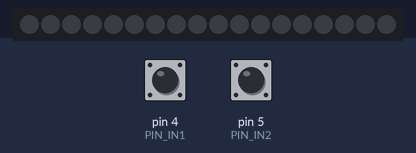
A sketch run on a simulated Arduino Uno, built with avr-gcc and run on an emulated ATmega328P. Parts: 18 RGB LEDs in strip order, left to right. The test bench sets the inputs (shaded band); at power-on: pin 4 (PIN_IN1) HIGH, pin 5 (PIN_IN2) HIGH. Dim RGB values are drawn brighter than linear; random numbers use the default seed unless the sketch sets one.

Above: at 1.2 s.
1.3 s: pin 4 (PIN_IN1) pulled LOW for 0.15 s
At 1.75 s:
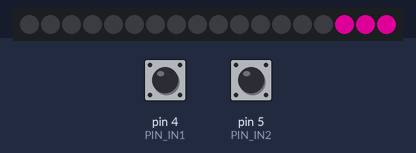
2.0 s: pin 5 (PIN_IN2) pulled LOW for 3.2 s
At 3.25 s:
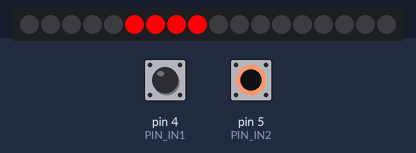
5.8 s: pin 4 (PIN_IN1) pulled LOW for 3.2 s
At 6.86 s:
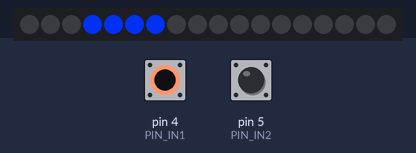
9.6 s: pin 5 (PIN_IN2) pulled LOW for 1 s
At 10.47 s:
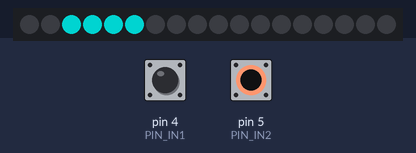
11.2 s: pin 4 (PIN_IN1) pulled LOW for 1 s
At 11.97 s:
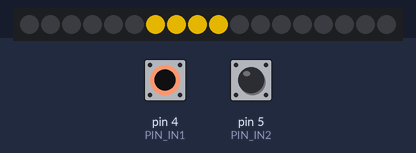
12.8 s: pin 5 (PIN_IN2) pulled LOW for 1 s
At 13.47 s:
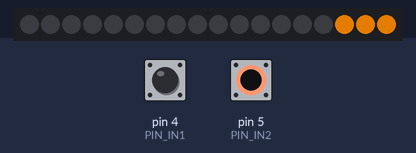
Timing chart, 0 to 15.8 s (numbered marks = the images above; inputs shaded):
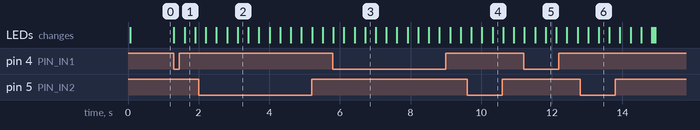

The sketch:

Tail_lamp_blitz.ino
```cpp
#include "FastLED.h"

#define PIN_IN1 4
#define PIN_IN2 5
#define DATA_PIN 8
#define NUM_LEDS 18
#define LENGTH_SIGN 4
#define SPEED_SIGN 200
#define SPEED_OUT 1000

#define BLITZ 0
#define RIGHT 1
#define LEFT 2
#define HAZARD 3

CRGB leds[NUM_LEDS];
void setup() {
  // put your setup code here, to run once:
  Serial.begin(115200);
  pinMode(PIN_IN1, INPUT_PULLUP);
  pinMode(PIN_IN2, INPUT_PULLUP);
  FastLED.addLeds<WS2811, DATA_PIN, RGB>(leds, NUM_LEDS);

}

void loop() {
  // put your main code here, to run repeatedly:
  if (readIn() == HAZARD)
    hazard();
  else if (readIn() == RIGHT)
    rightSign();
  else if (readIn() == LEFT)
    leftSign();
  else
    blitz();
}
byte readIn() {
  if ((!digitalRead(PIN_IN1)) && (!digitalRead(PIN_IN2)))
    return HAZARD;
  else if (!digitalRead(PIN_IN1))
    return RIGHT;
  else if (!digitalRead(PIN_IN2))
    return LEFT;
  else
    return BLITZ;
}
void blitz() {
  byte chsv[3] = {random(0, 256), 255, 255};
  set_all_led(chsv);
  FastLED.show();
  for (int i = 0; i < 60; i++) {
    if (readIn() != BLITZ) {
      break;
    }
    delay(1);
  }
  chsv[2] = 0;
  set_all_led(chsv);
  FastLED.show();
  int r = random(1500, 4000);
  for (int i = 0; i < r; i++) {
    if (readIn() != BLITZ) {
      break;
    }
    delay(1);
  }
}
void hazard() {
  byte chsv[3] = {random(0, 256), 255, 255};
  int i = (NUM_LEDS / 2);
  int t = 0;
  int j = (NUM_LEDS / 2) - 1;
  while (1)
  {
    if (readIn() != HAZARD)
    {
      if (t > SPEED_OUT) {
        FastLED.clear();
        FastLED.show();
        break;
      }
    }
    else
    {
      t = 0;
    }
    chsv[2] = 0;
    set_led(j-LENGTH_SIGN, chsv);
    set_led(i+LENGTH_SIGN, chsv);
    chsv[2] = 255;
    for (byte side = (NUM_LEDS / 2) - (LENGTH_SIGN / 2); side < (NUM_LEDS / 2) + (LENGTH_SIGN / 2); side++) {
      set_led(side, chsv);
    }
    set_led(j, chsv);
    set_led(i, chsv);
    FastLED.show();
    for (int x = 0; x < 25; x++)
    {
      t++;
      delay(1);
    }
    j++;
    i--;
    if (j >= NUM_LEDS + LENGTH_SIGN) {
      chsv[0] = random(0, 256);
      j = (NUM_LEDS / 2) - 1;
      i = (NUM_LEDS / 2);
    }
  }

}
void rightSign() {
  byte chsv[3] = {random(0, 256), 255, 255};
  int t = 0;
  int i = 0;
  while (1) {
    if (readIn() != RIGHT)
    {
      if (t > SPEED_OUT) {
        FastLED.clear();
        FastLED.show();
        break;
      }
    }
    else
    {
      t = 0;
    }
    chsv[2] = 0;
    set_led(i - LENGTH_SIGN, chsv);
    chsv[2] = 255;
    set_led(i, chsv);
    FastLED.show();
    for (int x = 0; x < 15; x++)
    {
      t++;
      delay(1);
    }
    i++;
    if (i >= NUM_LEDS + LENGTH_SIGN) {
      chsv[0] = random(0, 256);
      i = 0;
    }
  }
}
void leftSign() {
  byte chsv[3] = {random(0, 256), 255, 255};
  int t = 0;
  int i = NUM_LEDS;
  while (1) {
    if (readIn() != LEFT)
    {
      if (t > SPEED_OUT) {
        FastLED.clear();
        FastLED.show();
        break;
      }
    }
    else
    {
      t = 0;
    }
    chsv[2] = 0;
    set_led(i + LENGTH_SIGN, chsv);
    chsv[2] = 255;
    set_led(i, chsv);
    FastLED.show();
    for (int x = 0; x < 15; x++)
    {
      t++;
      delay(1);
    }
    i--;
    if (i < -LENGTH_SIGN) {
      chsv[0] = random(0, 256);
      i = NUM_LEDS;;
    }
  }
}
void set_all_led(byte *chsv) {
  for (byte i = 0; i < NUM_LEDS; i++) {
    set_led(i, chsv);
  }
}
void set_led(byte c, byte *chsv) {
  if (c >= 0 && c < NUM_LEDS) {
    leds[c] = CHSV(*chsv, *(chsv + 1), *(chsv + 2));
  }
}
```
